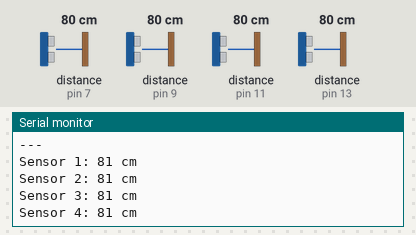
Bench run of a sketch on a simulated Arduino Uno, built with avr-gcc and run on an emulated ATmega328P. Parts: the last lines printed to the serial monitor. The test bench sets the inputs (shaded band); at power-on: distance to the obstacle (sensors on pin 7, pin 9, pin 11, pin 13) 80 cm. The echo pulse lasts 58.3 µs per cm.

Above: at 1.2 s.
1.3 s: distance to the obstacle (sensor on pin 7) set to 120 cm
At 1.37 s:
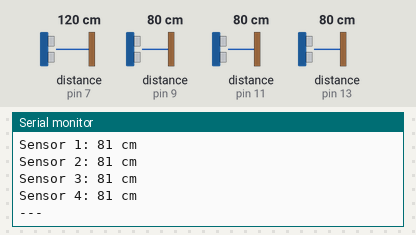
4.3 s: distance to the obstacle (sensor on pin 7) set to 2 cm
7.3 s: distance to the obstacle (sensor on pin 9) set to 18 cm
10.3 s: distance to the obstacle (sensor on pin 11) set to 250 cm
At 10.75 s:
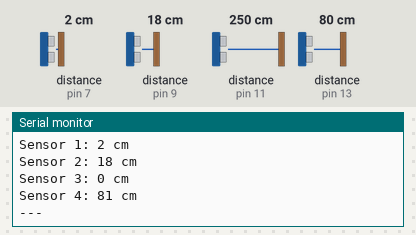
13.3 s: distance to the obstacle (sensor on pin 13) set to 2 cm
At 13.78 s:
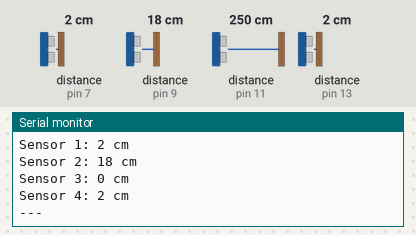
16.3 s: distance to the obstacle (sensor on pin 9) set to 35 cm
Timing chart, 0 to 19.3 s (numbered marks = the images above; inputs shaded):
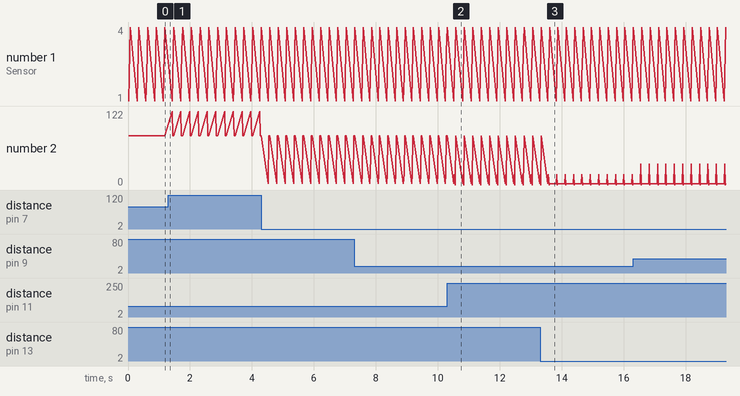

The sketch:

simpleDistanceSensorForFour.ino
```cpp
//what do I want to do?
// I want to be able to have the distance sensor trigger when movement is detected  at a certain point and at the same time  whilst the sen// sor is broken, pick up that amount of time and log it


// this sketch is the chatgpt updated version
// https://chatgpt.com/share/b68e6ad4-83e8-4cd0-9a85-c52d1cd298a5
// date 2024-08-07

#include <NewPing.h>
// Define the pins for each sensor
#define TRIGGER_PIN1 6
#define ECHO_PIN1 7
#define TRIGGER_PIN2 8
#define ECHO_PIN2 9
#define TRIGGER_PIN3 10
#define ECHO_PIN3 11
#define TRIGGER_PIN4 12
#define ECHO_PIN4 13

// Define maximum distance for each sensor (in centimeters)
#define MAX_DISTANCE 200

// Create NewPing instances for each sensor
NewPing sonar1(TRIGGER_PIN1, ECHO_PIN1, MAX_DISTANCE);
NewPing sonar2(TRIGGER_PIN2, ECHO_PIN2, MAX_DISTANCE);
NewPing sonar3(TRIGGER_PIN3, ECHO_PIN3, MAX_DISTANCE);
NewPing sonar4(TRIGGER_PIN4, ECHO_PIN4, MAX_DISTANCE);

unsigned long detectionStartTimes[4] = {0, 0, 0, 0};  // Start times for detection
unsigned long detectionDurations[4] = {0, 0, 0, 0};   // Detection durations
bool detecting[4] = {false, false, false, false};      // Detection status
unsigned long minDistance = 50;  // Threshold distance for detection (adjust as needed)


//function to convert millis to days, hours and mins


void setup() {
  Serial.begin(9600);
}

void loop() {
  unsigned int distances[4];

  // Measure distances
  distances[0] = sonar1.ping_cm();
  distances[1] = sonar2.ping_cm();
  distances[2] = sonar3.ping_cm();
  distances[3] = sonar4.ping_cm();

  for (int i = 0; i < 4; i++) {
    if (distances[i] < minDistance && distances[i] > 0) {
      if (!detecting[i]) {
        detecting[i] = true;
        detectionStartTimes[i] = millis();
      }
    } else {
      if (detecting[i]) {
        detecting[i] = false;
        detectionDurations[i] = millis() - detectionStartTimes[i];
        Serial.print("SENSOR");
        Serial.print(i + 1);
        Serial.print("_DURATION:");
        Serial.println(detectionDurations[i]);
	Serial.println(" ms"); // send the duation in miliseconds
      }
    }
  }

  // Debug: Print distances
  for (int i = 0; i < 4; i++) {
    Serial.print("Sensor ");
    Serial.print(i + 1);
    Serial.print(": ");
    Serial.print(distances[i]);
    Serial.println(" cm");
  }

  Serial.println("---");
  delay(250);
}
```

Measured:
- after the input at 10.3 s, the serial monitor: prints a new line after 0.26 s (image 2)
- after the input at 13.3 s, the serial monitor: prints a new line after 0.30 s (image 3)
